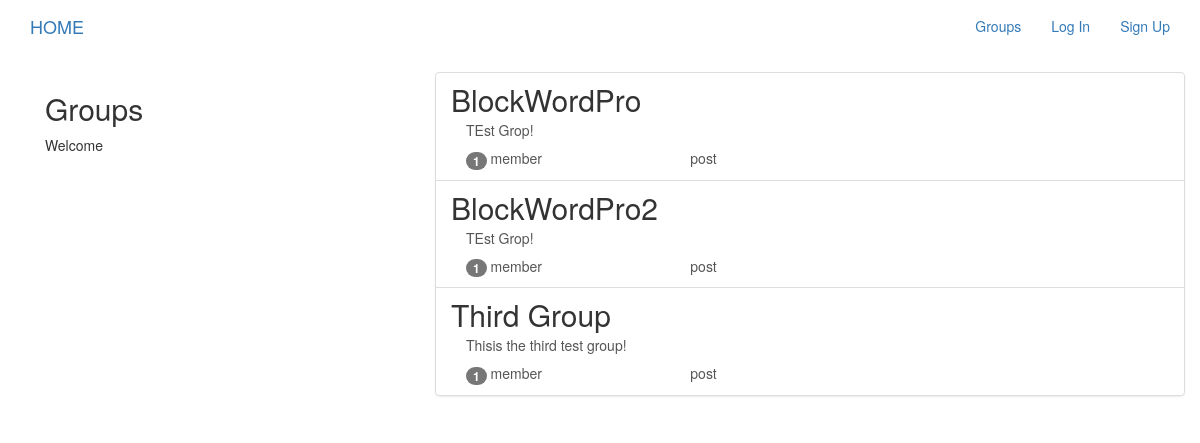
The page /groups/ on the database as committed earlier.
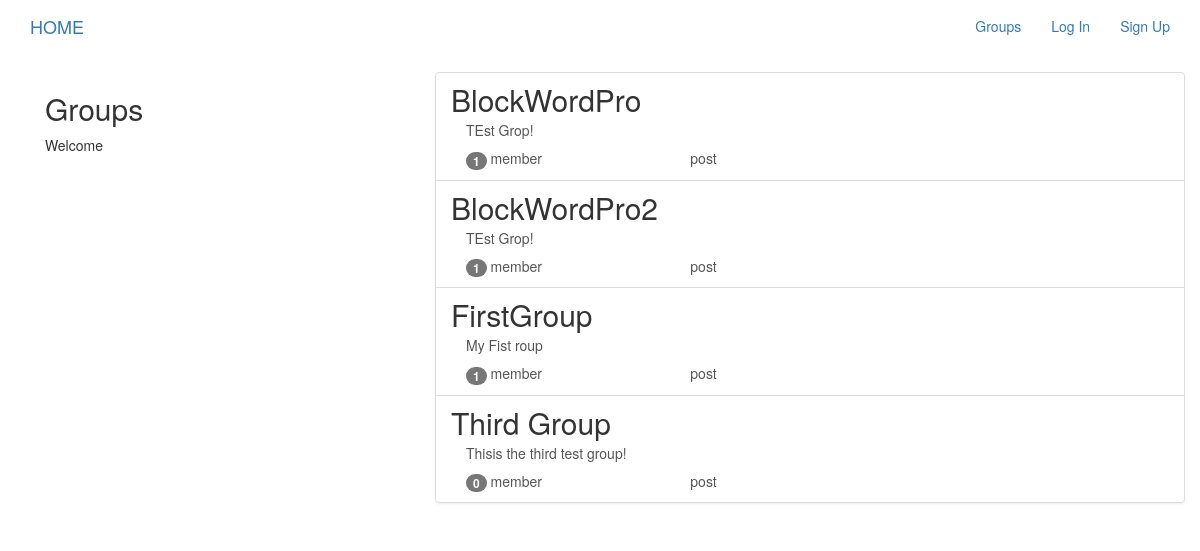
The same page on the database as committed later.
### groups/models.py (models this page shows, shortened)
class Group(models.Model):
    name = models.CharField(max_length=255, unique=True)
    slug = models.SlugField(allow_unicode=True, unique=True)
    description = models.TextField(blank=True, default='')
    description_html = models.TextField(editable=False, default='', blank=True)
    members = models.ManyToManyField(User, through='GroupMember')
    class Meta:
        ordering = ['name']

### groups/views.py (the view)
# urls.py: urlpatterns = [  path('', views.ListGroups.as_view(), name='all'),
class ListGroups(generic.ListView):
    model = Group

### groups/templates/groups/group_list.html (shortened to what this page needs)
{% extends 'groups/group_base.html'%}
{% block pregroup %}
<div class="col-md-4">
  <div class="content">
    <h2>Groups</h2>
    <p>Welcome</p>
  </div>
</div>
{% endblock %}
{% block group_content %}
<div class="col-md-8">
  <div class="list-group">
    {% for group in object_list %}
      <a class="list-group-item" href="{% url 'groups:single' slug=group.slug %}">
        <h2 class="title list-group-item-heading">{{group.name}}</h2>
        <div class="list-group-item-text container-fluid">
          {{group.description_html|safe}}
          <div class="row">
            <div class="col-md-4">
              <span class="badge">{{group.members.count}}</span>
              member{{group.members.clount|pluralize}}
            </div>
            <div class="cold-md-4">
              post{{group.post.count|pluralize}}
            </div>
          </div>
        </div>
      </a>
    {% endfor %}
  </div>
</div>
{% endblock %}

Rows that differ between the two databases and show on the page:
added Group: name "FirstGroup", description_html "My Fist roup", members.count "1"
computed for Group "Third Group": members.count "1" → "0"
